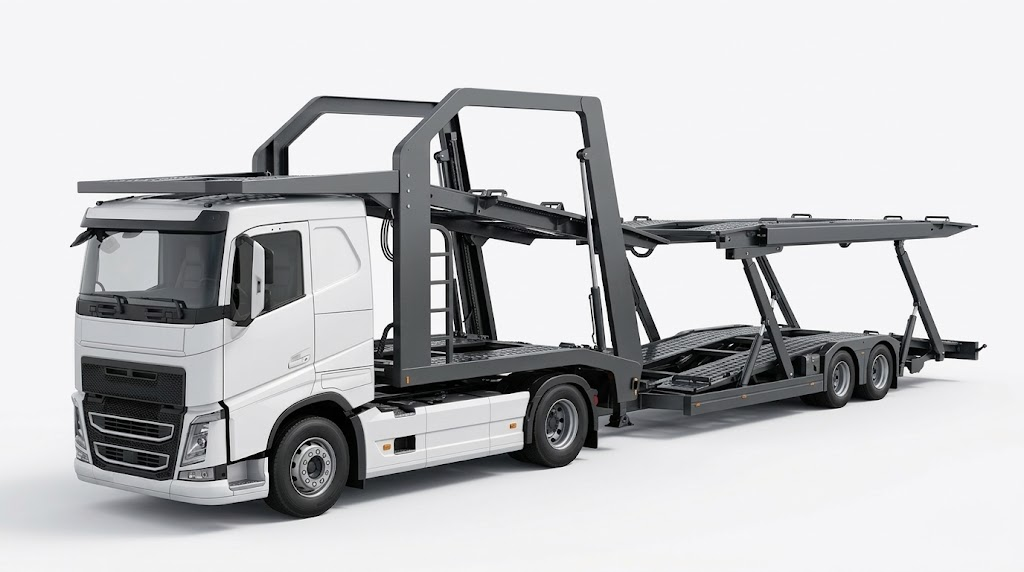
#> input picture attached_assets/fleet/car-carrier-original.jpg, 1024 x 572 px, given in place of curtainside-original.jpg, which was not available
$ python prepare-fleet-images.py ../../../attached_assets/fleet ../../../attached_assets/fleet/cargo-van-original.jpg
#> lines starting #> are read from the running program, lines starting #| are printed output that depends on the picture; after the words box and inside, x2 and y2 are one past the last pixel; in counts of white or black regions, pixels touching at a corner belong together; pictures that were not available may be replaced by others from this repository, and a replacement may not be noted
"""Normalise the supplied fleet photos onto one studio colour for the homepage showroom.

Usage (from the repo root):
  python artifacts/airzone-group/scripts/prepare-fleet-images.py attached_assets/fleet artifacts/airzone-group/public/assets/fleet

For each photo: estimate the studio background everywhere (Coons patch from the four borders),
map it to one stage colour while keeping shadows and highlights in proportion, align the wheel
line, feather only the outermost frame edge, and write WebP sizes. The vehicles are not edited.
"""
import os
import sys
from PIL import Image, ImageMath, ImageChops

SLUGS = ['curtainside', 'flatbed', 'lowbed', 'car-carrier', 'dayana-reefer', 'dayana-box', 'dayana-open', 'cargo-van', 'suzuki-carry']
SRC = {f'{slug}-original.jpg': slug for slug in SLUGS}
STAGE = (236, 238, 240)          # must match --az-stage (#eceef0) in src/styles/airzone.css
W, H = 1024, 572
BASELINE = 528                    # bottom of the vehicle (tyres and contact shadow)
G = 8                             # grid cell for the background estimate


def smooth(seq, k=4):
    out = []
    for i in range(len(seq)):
        win = seq[max(0, i - k):i + k + 1]
        out.append(sum(win) / len(win))
    return out


def background_field(ch):
    """Smooth background estimate for one channel ('L' image), returned as an 'F' image."""
    gw, gh = W // G, H // G
    g = ch.resize((gw, gh), Image.BOX)
    px = g.load()
    rows = 2
    top = smooth([sum(px[x, y] for y in range(rows)) / rows for x in range(gw)])
    bot = smooth([sum(px[x, gh - 1 - y] for y in range(rows)) / rows for x in range(gw)])
    left = smooth([sum(px[x, y] for x in range(rows)) / rows for y in range(gh)])
    right = smooth([sum(px[gw - 1 - x, y] for x in range(rows)) / rows for y in range(gh)])
    c00, c10, c01, c11 = top[0], top[-1], bot[0], bot[-1]
    field = Image.new('F', (gw, gh))
    fp = field.load()
    for y in range(gh):
        v = y / (gh - 1)
        for x in range(gw):
            u = x / (gw - 1)
            coons = ((1 - v) * top[x] + v * bot[x] + (1 - u) * left[y] + u * right[y]
                     - ((1 - u) * (1 - v) * c00 + u * (1 - v) * c10 + (1 - u) * v * c01 + u * v * c11))
            fp[x, y] = min(250.0, max(120.0, coons))
    return field.resize((W, H), Image.BILINEAR)


def normalise(im):
    bands = []
    for ch, s in zip(im.split(), STAGE):
        b = background_field(ch)
        v = ch.convert('F')
        out = ImageMath.lambda_eval(
            lambda a: a['min'](a['v'], a['b']) * s / a['b'] + a['max'](a['v'] - a['b'], 0) * (255 - s) / (255 - a['b']),
            v=v, b=b)
        bands.append(out.convert('L'))
    return Image.merge('RGB', bands)


def vehicle_bbox(im):
    stage = Image.new('RGB', im.size, STAGE)
    diff = ImageChops.difference(im, stage).convert('L').point(lambda p: 255 if p > 22 else 0)
    return diff.getbbox()


def feather_mask(w, h, side=26, top=34, bottom=34):
#> called with w = 1024, h = 572, side = 26, top = 34, bottom = 34
    mask = Image.new('L', (w, h), 255)
#> mask: PIL image 1024x572 L; every value is 255
    mp = mask.load()
    for y in range(h):
        fy = min(1.0, y / top, (h - 1 - y) / bottom)
        for x in range(w):
            f = min(fy, x / side, (w - 1 - x) / side)
            if f < 1.0:
                mp[x, y] = int(255 * max(0.0, f))
    return mask


def main(src_dir, out_dir):
    os.makedirs(out_dir, exist_ok=True)
    mask = feather_mask(W, H)
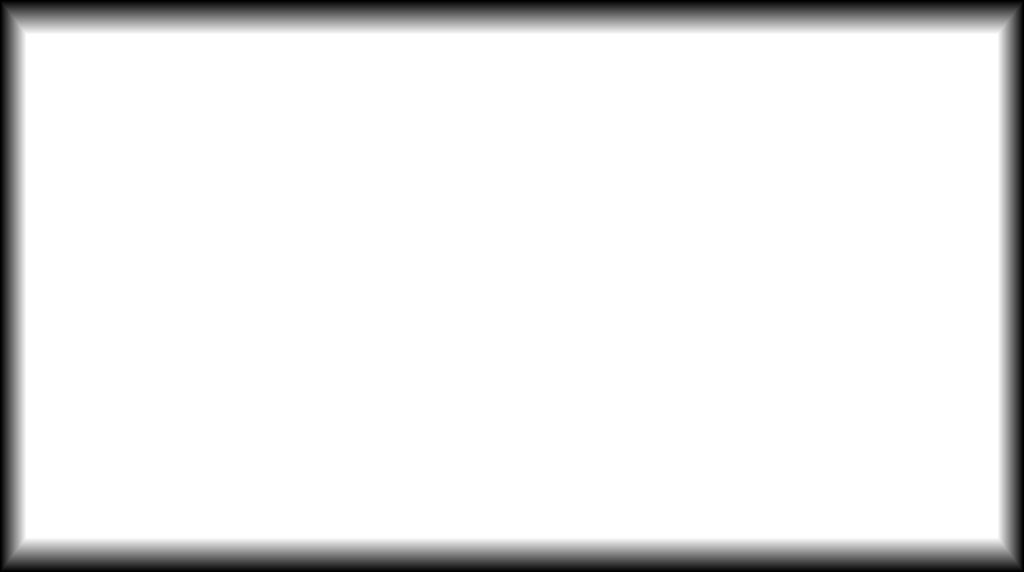
#> mask: PIL image 1024x572 L; min 0, max 255, mean 233.2
    report = []
    for fname, slug in SRC.items():
        im = Image.open(os.path.join(src_dir, fname)).convert('RGB').resize((W, H), Image.LANCZOS)
#> im is the input picture: PIL image 1024x572 RGB; mean R, G, B 194.6, 195.1, 197.1
        norm = normalise(im)
#> the loop in normalise, `for ch, s in zip(im.split(), STAGE):` made 3 passes
#> (s, c00 in background_field, c10 in background_field, c01 in background_field, c11 in background_field) on passes 1 to 3: (236, 245, 245, 242.5, 244.5), (238, 245, 245, 242.5, 244.5), (240, 247, 247, 243, 245.7)
#> pass 1, in background_field, `g = ch.resize((gw, gh), Image.BOX)`:
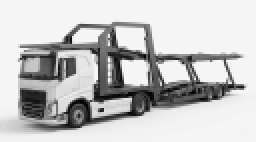
#> g: PIL image 128x71 L (shown 2 times larger); min 2, max 247, mean 194.7
#> pass 1, in normalise, `b = background_field(ch)`:
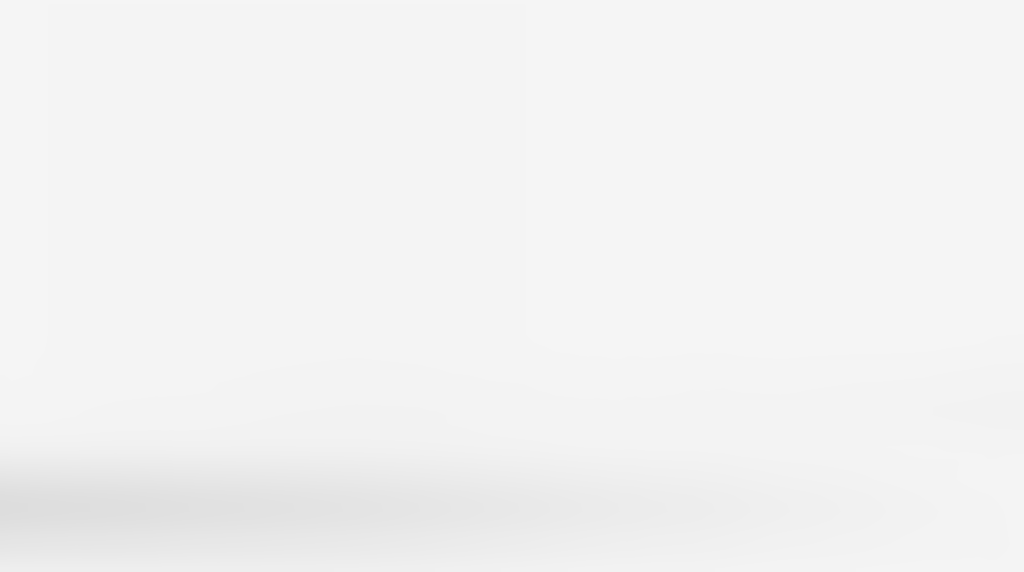
#> b: PIL image 1024x572 F; min 221.4, max 245.6, mean 243
#> after the loop in normalise, `for ch, s in zip(im.split(), STAGE):`: bands = 3 items
        box = vehicle_bbox(norm)
#> in vehicle_bbox, `diff = ImageChops.difference(im, stage).convert('L').point(lambda p: 2..`:
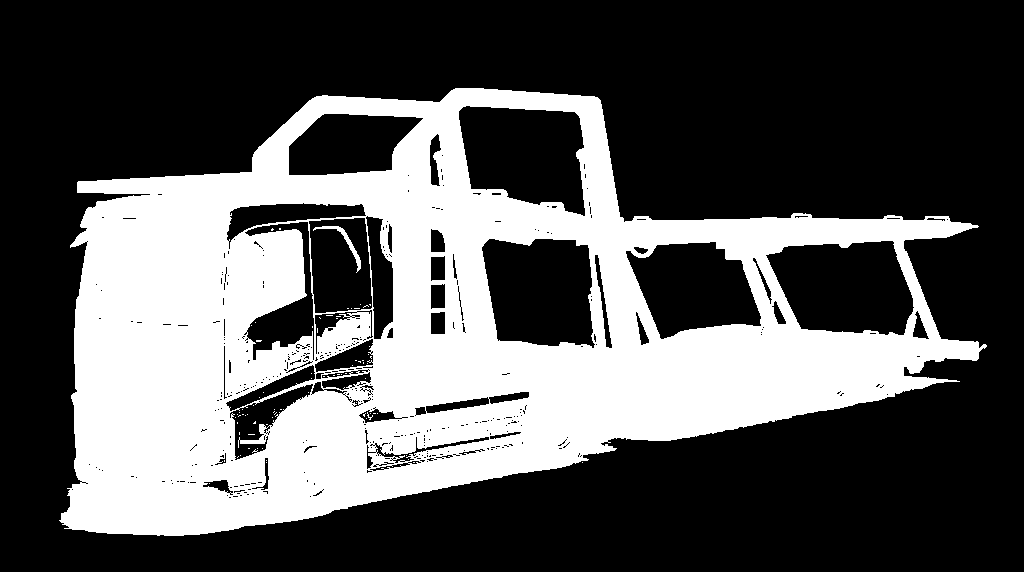
#> diff: PIL image 1024x572 L; 33.7% white; 78 white regions (76 under 20 px), largest, box (x1, y1, x2, y2) and area: (59, 88, 987, 536) 197184, (313, 226, 361, 273) 278
#> box = (59, 88, 987, 536)
        dx = (W - (box[0] + box[2])) // 2          # centre horizontally
#> dx = -11
        dy = BASELINE - box[3]                     # align the wheel line
#> dy = -8
        canvas = Image.new('RGB', (W, H), STAGE)
        canvas.paste(norm, (dx, dy))
        final = Image.composite(canvas, Image.new('RGB', (W, H), STAGE), mask)
        final.save(os.path.join(out_dir, f'{slug}-1024.webp'), 'WEBP', quality=84, method=6)
        final.resize((640, 358), Image.LANCZOS).save(os.path.join(out_dir, f'{slug}-640.webp'), 'WEBP', quality=82, method=6)
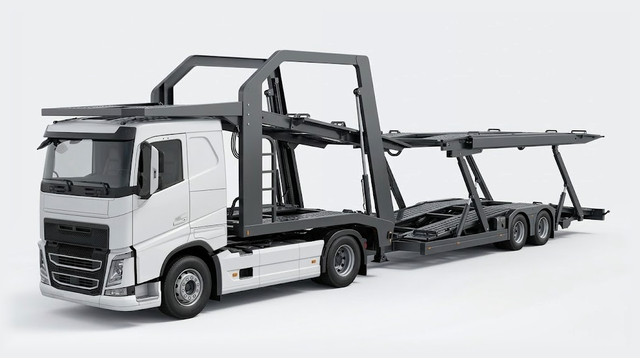
#> saved as curtainside-640.webp: PIL image 640x358 RGB; mean R, G, B 188.6, 190.6, 192.8
        final.resize((240, 134), Image.LANCZOS).save(os.path.join(out_dir, f'{slug}-240.webp'), 'WEBP', quality=80, method=6)
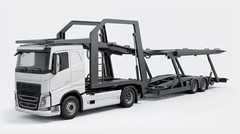
#> saved as curtainside-240.webp: PIL image 240x134 RGB; mean R, G, B 188.6, 190.6, 192.8
        nb = vehicle_bbox(final)
#> in vehicle_bbox (call 2), `diff = ImageChops.difference(im, stage).convert('L').point(lambda p: 2..`:
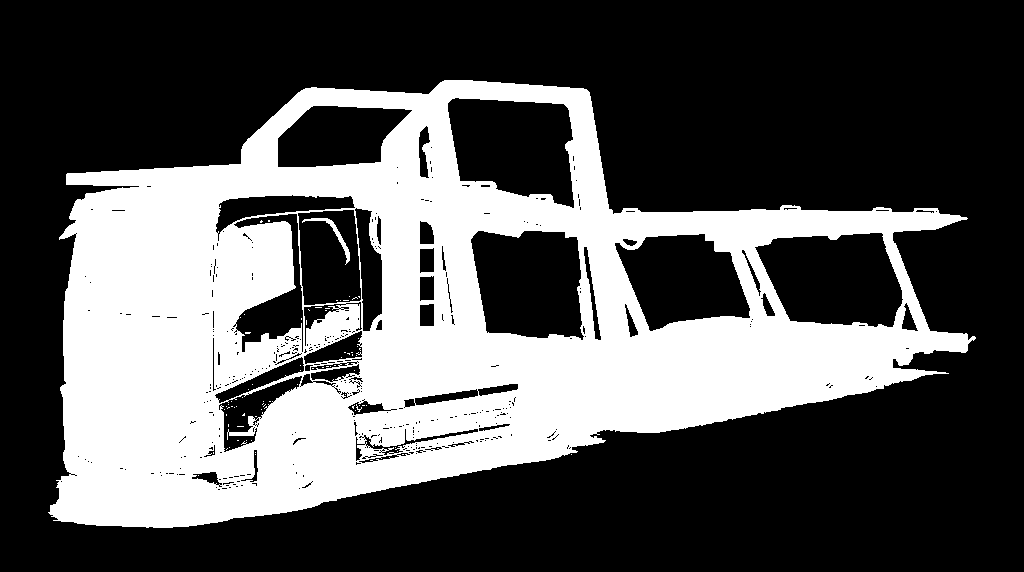
#> diff: PIL image 1024x572 L; 33.7% white; 78 white regions (76 under 20 px), largest, box (x1, y1, x2, y2) and area: (48, 80, 976, 528) 197184, (302, 218, 350, 265) 278
#> nb = (48, 80, 976, 528)
        report.append(f'{slug}: source bbox {box}, shift ({dx},{dy}), final bbox {nb}, width share {round((nb[2]-nb[0])/W*100)}%')
#> pass 2 of the loop in main, `for fname, slug in SRC.items():`:
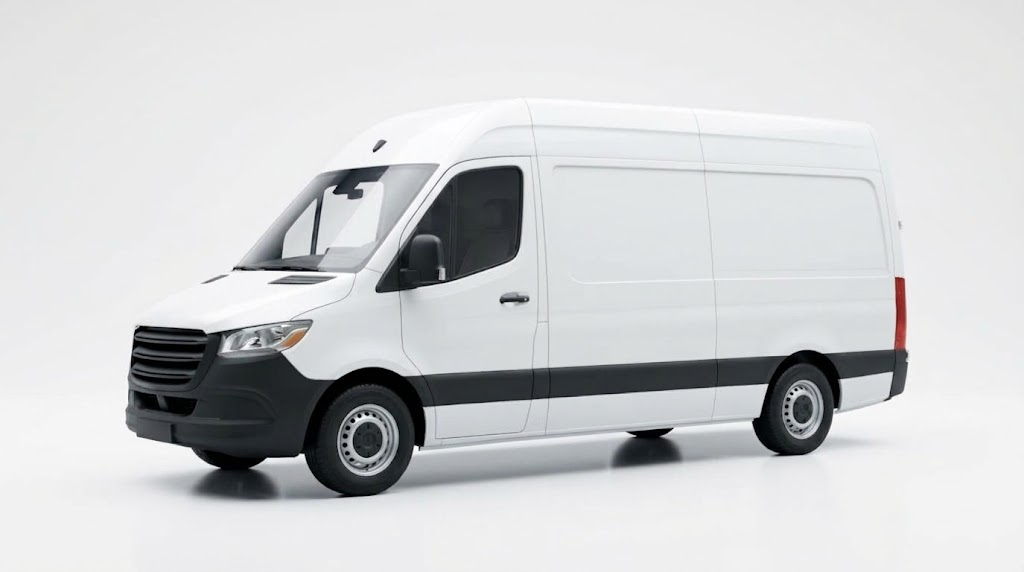
#> input picture attached_assets/fleet/cargo-van-original.jpg, 1024 x 572 px, given in place of flatbed-original.jpg, which was not available
#> in main, im is the input picture: PIL image 1024x572 RGB; mean R, G, B 206.5, 207.8, 209.3
#> the loop in normalise (call 2), `for ch, s in zip(im.split(), STAGE):` made 3 passes
#> (s, c01 in background_field) on passes 1 to 3: (236, 240.9), (238, 240.9), (240, 240)
#> in vehicle_bbox (call 3), `diff = ImageChops.difference(im, stage).convert('L').point(lambda p: 2..`:
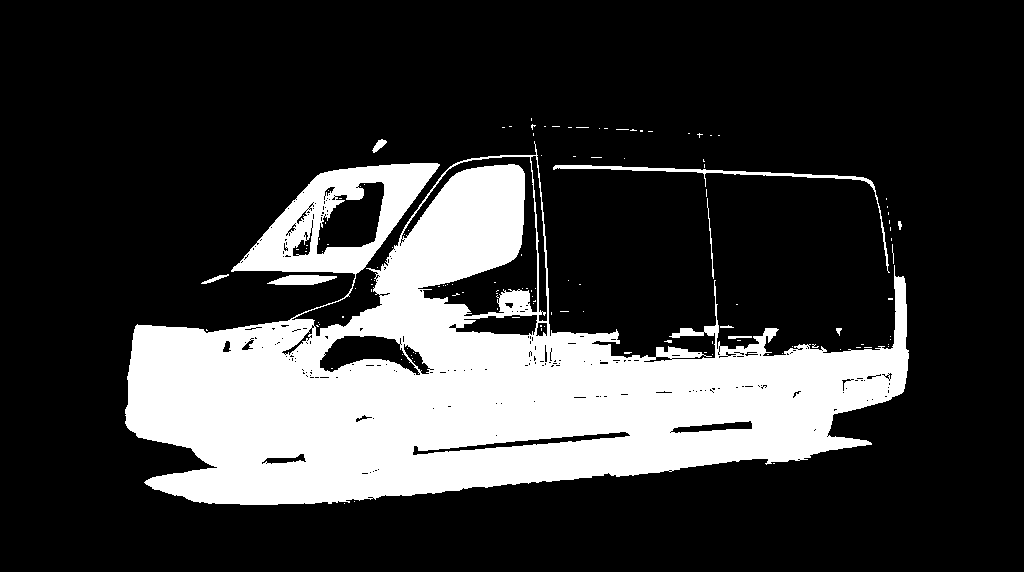
#> diff: PIL image 1024x572 L; 22.7% white; 129 white regions (118 under 20 px), largest, box (x1, y1, x2, y2) and area: (125, 141, 909, 505) 130445, (553, 165, 890, 273) 1265, (267, 275, 337, 285) 500
#> box = (125, 118, 909, 505)
#> dx = -5
#> dy = 23
#> in vehicle_bbox (call 4), `diff = ImageChops.difference(im, stage).convert('L').point(lambda p: 2..`:
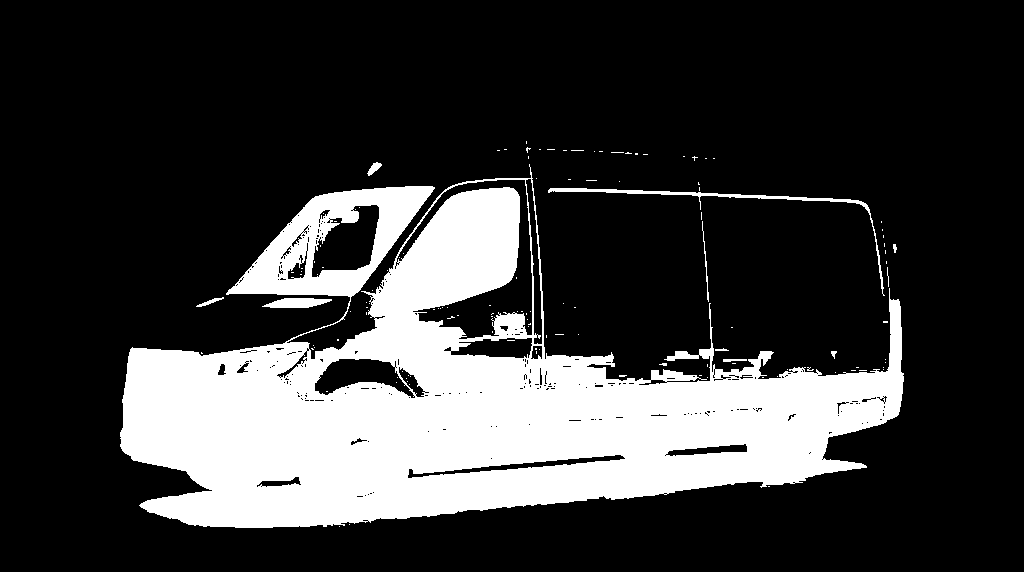
#> diff: PIL image 1024x572 L; 22.7% white; 129 white regions (118 under 20 px), largest, box (x1, y1, x2, y2) and area: (120, 164, 904, 528) 130445, (548, 188, 885, 296) 1265, (262, 298, 332, 308) 500
#> nb = (120, 141, 904, 528)
    print('\n'.join(report))


if __name__ == '__main__':
#> (the run stopped early here; a loop or call above may not have finished)
